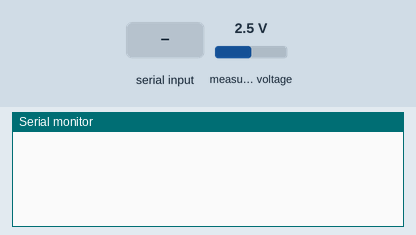
Simulated run of this sketch. Board: Arduino Uno, built with avr-gcc and run on an emulated ATmega328P. Shown: the last lines printed to the serial monitor. The inputs (shaded band) are chosen by the test bench; at power-on: measured voltage 2.5 V.

Above: at 1.2 s.
1.3 s: "<90,45,200>" received over Serial
At 3.2 s:
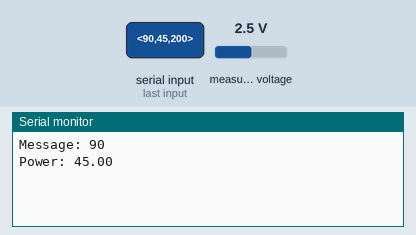
3.5 s: "<30,150,10>" received over Serial
At 5.4 s:
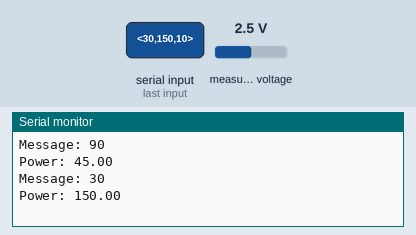

Measured:
- after the input at 1.3 s, the serial monitor: prints a new line after 0.72 s (image 1)
- after the input at 3.5 s, the serial monitor: prints a new line after 0.53 s (image 2)

The sketch:

Arduino_controls_device.ino
```cpp
// Relais Pins
#define Relais_AC           6
#define Relais_AC_to_NT     7
#define Relais_NT_to_BT     8
#define Relais_BT_to_DC     9
#define Relais_DC_to_WR     10
#define Relais_WR_to_AC     11

// ADS1115
#include<ADS1115_WE.h>
#include<Wire.h>
#define I2C_ADDRESS 0x48
ADS1115_WE adc = ADS1115_WE(I2C_ADDRESS);

// PWM Output
#define PWM_NT 3
#define PWM_DC 5

// Variablen
float voltage = 0.0;
const byte numChars = 32;
char receivedChars[numChars];
char tempChars[numChars];
char commandFromESP[numChars] = {0};
float powerFromESP = 0.0;
boolean newData = false;


void setup(){
    Serial.begin(115200);
    Wire.begin();
    if(!adc.init()){
        Serial.println("ADS1115 not connected!");}
    adc.setVoltageRange_mV(ADS1115_RANGE_6144);
}


void loop(){
    recvWithStartEndMarkers();
    if (newData == true) {
        strcpy(tempChars, receivedChars);
        parseData();
        showParsedData();
        newData = false;
    }
    voltage = readChannel(ADS1115_COMP_0_GND);
    delay(1000);
}


float readChannel(ADS1115_MUX channel){
  float voltage = 0.0;
  adc.setCompareChannels(channel);
  adc.startSingleMeasurement();
  while(adc.isBusy()){}
  voltage = adc.getResult_V(); // alternative: getResult_mV for Millivolt
  return voltage;
}


void recvWithStartEndMarkers() {
    static boolean recvInProgress = false;
    static byte ndx = 0;
    char startMarker = '<';
    char endMarker = '>';
    char rc;

    while (Serial.available() > 0 && newData == false) {
        rc = Serial.read();

        if (recvInProgress == true) {
            if (rc != endMarker) {
                receivedChars[ndx] = rc;
                ndx++;
                if (ndx >= numChars) {
                    ndx = numChars - 1;
                }
            }
            else {
                receivedChars[ndx] = '\0';
                recvInProgress = false;
                ndx = 0;
                newData = true;
            }
        }

        else if (rc == startMarker) {
            recvInProgress = true;
        }
    }
}


void parseData() {      // split the data into its parts

    char * strtokIndx; // this is used by strtok() as an index

    strtokIndx = strtok(tempChars,",");
    strcpy(commandFromESP, strtokIndx);

    strtokIndx = strtok(NULL, ",");
    powerFromESP = atof(strtokIndx);

}


void showParsedData() {
    Serial.print("Message: ");
    Serial.println(commandFromESP);
    Serial.print("Power: ");
    Serial.println(powerFromESP);
}
```
